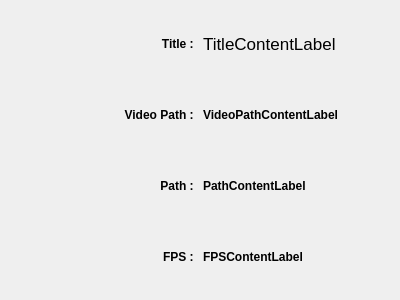
<?xml version="1.0" encoding="UTF-8"?>
<ui version="4.0">
 <class>StripPropertiesDialog</class>
 <widget class="QDialog" name="StripPropertiesDialog">
  <property name="geometry">
   <rect>
    <x>0</x>
    <y>0</y>
    <width>400</width>
    <height>300</height>
   </rect>
  </property>
  <property name="font">
   <font>
    <weight>75</weight>
    <bold>true</bold>
   </font>
  </property>
  <property name="windowTitle">
   <string>Strip properties</string>
  </property>
  <layout class="QGridLayout" name="gridLayout">
   <item row="2" column="0">
    <widget class="QLabel" name="pathLabel">
     <property name="text">
      <string>Path : </string>
     </property>
     <property name="alignment">
      <set>Qt::AlignRight|Qt::AlignTrailing|Qt::AlignVCenter</set>
     </property>
    </widget>
   </item>
   <item row="3" column="0">
    <widget class="QLabel" name="fpsLabel">
     <property name="text">
      <string>FPS : </string>
     </property>
     <property name="alignment">
      <set>Qt::AlignRight|Qt::AlignTrailing|Qt::AlignVCenter</set>
     </property>
    </widget>
   </item>
   <item row="2" column="1">
    <widget class="QLabel" name="pathContentLabel">
     <property name="text">
      <string>PathContentLabel</string>
     </property>
     <property name="alignment">
      <set>Qt::AlignLeading|Qt::AlignLeft|Qt::AlignVCenter</set>
     </property>
    </widget>
   </item>
   <item row="0" column="1">
    <widget class="QLabel" name="titleContentLabel">
     <property name="font">
      <font>
       <pointsize>13</pointsize>
       <weight>50</weight>
       <bold>false</bold>
      </font>
     </property>
     <property name="text">
      <string>TitleContentLabel</string>
     </property>
     <property name="alignment">
      <set>Qt::AlignLeading|Qt::AlignLeft|Qt::AlignVCenter</set>
     </property>
    </widget>
   </item>
   <item row="3" column="1">
    <widget class="QLabel" name="fpsContentLabel">
     <property name="text">
      <string>FPSContentLabel</string>
     </property>
     <property name="alignment">
      <set>Qt::AlignLeading|Qt::AlignLeft|Qt::AlignVCenter</set>
     </property>
    </widget>
   </item>
   <item row="0" column="0">
    <widget class="QLabel" name="titleLabel">
     <property name="text">
      <string>Title : </string>
     </property>
     <property name="alignment">
      <set>Qt::AlignRight|Qt::AlignTrailing|Qt::AlignVCenter</set>
     </property>
    </widget>
   </item>
   <item row="1" column="0">
    <widget class="QLabel" name="videoPathLabel">
     <property name="text">
      <string>Video Path : </string>
     </property>
     <property name="alignment">
      <set>Qt::AlignRight|Qt::AlignTrailing|Qt::AlignVCenter</set>
     </property>
    </widget>
   </item>
   <item row="1" column="1">
    <widget class="QLabel" name="videoPathContentLabel">
     <property name="text">
      <string>VideoPathContentLabel</string>
     </property>
    </widget>
   </item>
  </layout>
 </widget>
 <resources/>
 <connections/>
</ui>
